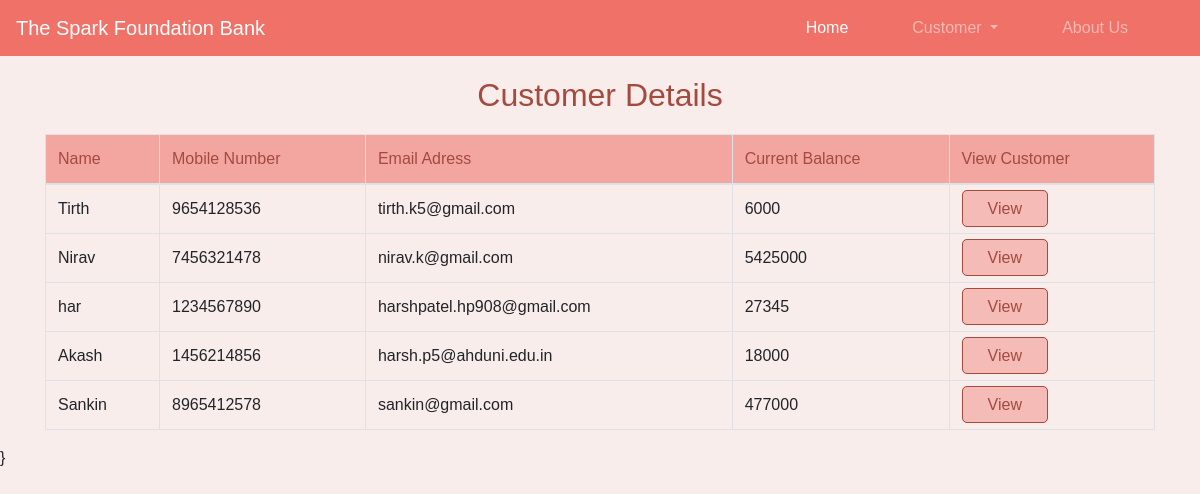
Page /view_customers/ on the committed database.
### bank/models.py (models this page shows, shortened)
class Customer(models.Model):
    name = models.CharField(max_length=25)
    number = models.IntegerField()
    email = models.EmailField(max_length=50)
    current_balance = models.IntegerField()

### bank/views.py (the view)
# urls.py: path('view_customers/',views.view_customers, name='view_customers'),
def view_customers(request):
    customers = Customer.objects.all()
    context={'customers' : customers}
    return render(request,'view_customers.html',context)

### bank/Templates/view_customers.html (shortened to what this page needs)
{% extends 'base.html' %}{% load static %} {% block title %}View Customers{% endblock title %} {%block body %}
<div class="customer-deatails">
    <h2>Customer Details</h2>
    <div class="container">
        <table class="table table-bordered  table-responsive-sm">
            <thead class="thead">
                <tr>
                    <th scope="col">Name</th>
                    <th scope="col">Mobile Number</th>
                    <th scope="col">Email Adress</th>
                    <th scope="col">Current Balance</th>
                    <th scope="col">View Customer</th>
                </tr>
            </thead>
            <tbody>
                {% for customer in customers %}
                <tr>
                    <th scope="row">{{customer.name}}</th>
                    <td>{{customer.number}}</td>
                    <td>{{customer.email}}</td>
                    <td>{{customer.current_balance}}</td>
                    <td><a class="view" href="{% url 'customer_details' customer.id %}">View</a></td>
                </tr>
                {% endfor %}
            </tbody>
        </table>
    </div>
</div>
<p>}</p>
{% endblock body %}

### static/css/main.css (style rules this page uses)
body { background-color: #f8edeb; }
*, body { font-family: 'Poppins', sans-serif; font-weight: 400; -webkit-font-smoothing: antialiased; text-rendering: optimizeLegibility; -moz-osx-font-smoothing: grayscale; }
html, body { height: 100%; background-color: #f8edeb; overflow: hidden; }
.customer-deatails h2 { margin: 20px 0px; text-align: center; color: #a44a3f; }
.table { margin-top: 20px; }
.thead { background-color: #f0706791; color: #a44a3f; }
.view { border: 1px solid #a44a3f; color: #a44a3f; text-decoration: none; border-radius: 5px; padding: 9px 25px; background-color: #f0706765; }

### rows in the picture
Customer: name "Tirth", number "9654128536", email "tirth.k5@gmail.com", current_balance "6000"
Customer: name "Nirav", number "7456321478", email "nirav.k@gmail.com", current_balance "5425000"
Customer: name "har", number "1234567890", email "harshpatel.hp908@gmail.com", current_balance "27345"
Customer: name "Akash", number "1456214856", email "harsh.p5@ahduni.edu.in", current_balance "18000"
Customer: name "Sankin", number "8965412578", email "sankin@gmail.com", current_balance "477000"
